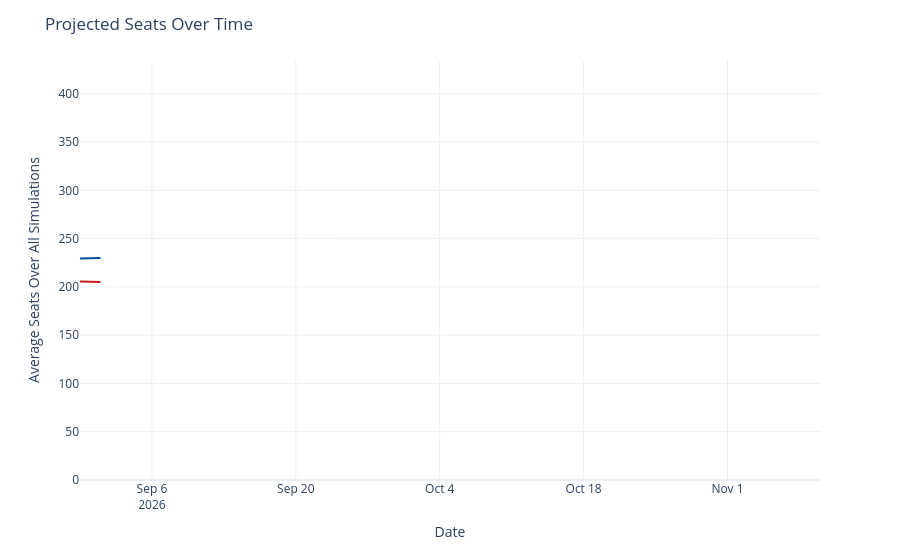

Notebook source saved alongside this figure:
### Code cell
seats_over_time = output_ts[(output_ts['geo'] == 'US House') &
                             (output_ts['type'] == 'seats')]
seats_over_time['rep_seats'] = seats_over_time['y'].map(lambda x: 435 - x)
seats_over_time = seats_over_time.rename({'y': 'Democrats', 'rep_seats': 'Republicans'}, axis=1)
seats_time_ser = px.line(seats_over_time, x='date', y=['Democrats', 'Republicans'], template='plotly_white',
                        color_discrete_map={'Democrats': '#004b97', 'Republicans': '#c71e1d'},)
seats_time_ser.update_traces(hovertemplate="%{y:.1f}")
seats_time_ser.update_layout(
    xaxis=dict(range=[pd.to_datetime('2026-08-30'), pd.to_datetime('2026-11-10')]),
    yaxis=dict(range=[0, 435]),
    xaxis_title='Date',
    yaxis_title='Average Seats Over All Simulations',
    title=dict(text="Projected Seats Over Time"),
    hovermode="x",
    showlegend=False
)
seats_time_ser

### Figure 1 — Plotly figure (JSON) as saved in the notebook; plotly's stock layout.template omitted (floating-point values rounded to 4 significant figures)
{"data": [{"hovertemplate": "%{y:.1f}", "legendgroup": "Democrats", "line": {"color": "#004b97", "dash": "solid"}, "marker": {"symbol": "circle"}, "mode": "lines", "name": "Democrats", "orientation": "v", "showlegend": true, "type": "scatter", "x": ["2026-08-30", "2026-08-31", "2026-09-01"], "xaxis": "x", "y": [229.4, 230.0, 230.0], "yaxis": "y"}, {"hovertemplate": "%{y:.1f}", "legendgroup": "Republicans", "line": {"color": "#c71e1d", "dash": "solid"}, "marker": {"symbol": "circle"}, "mode": "lines", "name": "Republicans", "orientation": "v", "showlegend": true, "type": "scatter", "x": ["2026-08-30", "2026-08-31", "2026-09-01"], "xaxis": "x", "y": [205.6, 205.0, 205.0], "yaxis": "y"}], "layout": {"hovermode": "x", "legend": {"title": {"text": "variable"}, "tracegroupgap": 0}, "margin": {"t": 60}, "showlegend": false, "title": {"text": "Projected Seats Over Time"}, "xaxis": {"anchor": "y", "domain": [0, 1], "range": ["2026-08-30T00:00:00", "2026-11-10T00:00:00"], "title": {"text": "Date"}}, "yaxis": {"anchor": "x", "domain": [0, 1], "range": [0, 435], "title": {"text": "Average Seats Over All Simulations"}}}}
